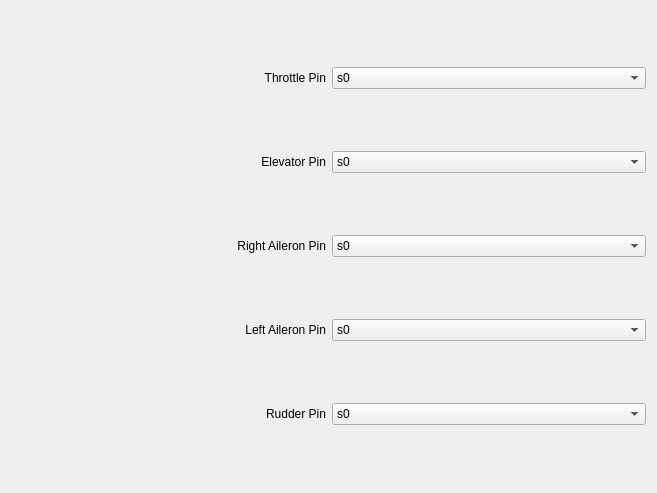
             <widget class="QWidget" name="scrollAreaWidgetContents_14">
              <property name="geometry">
               <rect>
                <x>0</x>
                <y>0</y>
                <width>657</width>
                <height>493</height>
               </rect>
              </property>
              <layout class="QGridLayout" name="gridLayout_31">
               <item row="1" column="0">
                <layout class="QHBoxLayout" name="horizontalLayout_74">
                 <item>
                  <widget class="QLabel" name="label_74">
                   <property name="text">
                    <string>Elevator Pin</string>
                   </property>
                   <property name="alignment">
                    <set>Qt::AlignRight|Qt::AlignTrailing|Qt::AlignVCenter</set>
                   </property>
                  </widget>
                 </item>
                 <item>
                  <widget class="QComboBox" name="ElevatorPin">
                   <item>
                    <property name="text">
                     <string>s0</string>
                    </property>
                   </item>
                   <item>
                    <property name="text">
                     <string>s1</string>
                    </property>
                   </item>
                   <item>
                    <property name="text">
                     <string>s2</string>
                    </property>
                   </item>
                   <item>
                    <property name="text">
                     <string>s3</string>
                    </property>
                   </item>
                   <item>
                    <property name="text">
                     <string>s4</string>
                    </property>
                   </item>
                   <item>
                    <property name="text">
                     <string>s5</string>
                    </property>
                   </item>
                   <item>
                    <property name="text">
                     <string>s6</string>
                    </property>
                   </item>
                   <item>
                    <property name="text">
                     <string>s7</string>
                    </property>
                   </item>
                   <item>
                    <property name="text">
                     <string>s8</string>
                    </property>
                   </item>
                   <item>
                    <property name="text">
                     <string>s9</string>
                    </property>
                   </item>
                   <item>
                    <property name="text">
                     <string>s10</string>
                    </property>
                   </item>
                   <item>
                    <property name="text">
                     <string>s11</string>
                    </property>
                   </item>
                   <item>
                    <property name="text">
                     <string>s12</string>
                    </property>
                   </item>
                   <item>
                    <property name="text">
                     <string>s13</string>
                    </property>
                   </item>
                   <item>
                    <property name="text">
                     <string>s14</string>
                    </property>
                   </item>
                   <item>
                    <property name="text">
                     <string>s15</string>
                    </property>
                   </item>
                  </widget>
                 </item>
                </layout>
               </item>
               <item row="4" column="0">
                <layout class="QHBoxLayout" name="horizontalLayout_91">
                 <item>
                  <widget class="QLabel" name="label_91">
                   <property name="text">
                    <string>Rudder Pin</string>
                   </property>
                   <property name="alignment">
                    <set>Qt::AlignRight|Qt::AlignTrailing|Qt::AlignVCenter</set>
                   </property>
                  </widget>
                 </item>
                 <item>
                  <widget class="QComboBox" name="RudderPin">
                   <item>
                    <property name="text">
                     <string>s0</string>
                    </property>
                   </item>
                   <item>
                    <property name="text">
                     <string>s1</string>
                    </property>
                   </item>
                   <item>
                    <property name="text">
                     <string>s2</string>
                    </property>
                   </item>
                   <item>
                    <property name="text">
                     <string>s3</string>
                    </property>
                   </item>
                   <item>
                    <property name="text">
                     <string>s4</string>
                    </property>
                   </item>
                   <item>
                    <property name="text">
                     <string>s5</string>
                    </property>
                   </item>
                   <item>
                    <property name="text">
                     <string>s6</string>
                    </property>
                   </item>
                   <item>
                    <property name="text">
                     <string>s7</string>
                    </property>
                   </item>
                   <item>
                    <property name="text">
                     <string>s8</string>
                    </property>
                   </item>
                   <item>
                    <property name="text">
                     <string>s9</string>
                    </property>
                   </item>
                   <item>
                    <property name="text">
                     <string>s10</string>
                    </property>
                   </item>
                   <item>
                    <property name="text">
                     <string>s11</string>
                    </property>
                   </item>
                   <item>
                    <property name="text">
                     <string>s12</string>
                    </property>
                   </item>
                   <item>
                    <property name="text">
                     <string>s13</string>
                    </property>
                   </item>
                   <item>
                    <property name="text">
                     <string>s14</string>
                    </property>
                   </item>
                   <item>
                    <property name="text">
                     <string>s15</string>
                    </property>
                   </item>
                  </widget>
                 </item>
                </layout>
               </item>
               <item row="3" column="0">
                <layout class="QHBoxLayout" name="horizontalLayout_90">
                 <item>
                  <widget class="QLabel" name="label_90">
                   <property name="text">
                    <string>Left Aileron Pin</string>
                   </property>
                   <property name="alignment">
                    <set>Qt::AlignRight|Qt::AlignTrailing|Qt::AlignVCenter</set>
                   </property>
                  </widget>
                 </item>
                 <item>
                  <widget class="QComboBox" name="LeftAileronPin">
                   <item>
                    <property name="text">
                     <string>s0</string>
                    </property>
                   </item>
                   <item>
                    <property name="text">
                     <string>s1</string>
                    </property>
                   </item>
                   <item>
                    <property name="text">
                     <string>s2</string>
                    </property>
                   </item>
                   <item>
                    <property name="text">
                     <string>s3</string>
                    </property>
                   </item>
                   <item>
                    <property name="text">
                     <string>s4</string>
                    </property>
                   </item>
                   <item>
                    <property name="text">
                     <string>s5</string>
                    </property>
                   </item>
                   <item>
                    <property name="text">
                     <string>s6</string>
                    </property>
                   </item>
                   <item>
                    <property name="text">
                     <string>s7</string>
                    </property>
                   </item>
                   <item>
                    <property name="text">
                     <string>s8</string>
                    </property>
                   </item>
                   <item>
                    <property name="text">
                     <string>s9</string>
                    </property>
                   </item>
                   <item>
                    <property name="text">
                     <string>s10</string>
                    </property>
                   </item>
                   <item>
                    <property name="text">
                     <string>s11</string>
                    </property>
                   </item>
                   <item>
                    <property name="text">
                     <string>s12</string>
                    </property>
                   </item>
                   <item>
                    <property name="text">
                     <string>s13</string>
                    </property>
                   </item>
                   <item>
                    <property name="text">
                     <string>s14</string>
                    </property>
                   </item>
                   <item>
                    <property name="text">
                     <string>s15</string>
                    </property>
                   </item>
                  </widget>
                 </item>
                </layout>
               </item>
               <item row="2" column="0">
                <layout class="QHBoxLayout" name="horizontalLayout_92">
                 <item>
                  <widget class="QLabel" name="label_92">
                   <property name="text">
                    <string>Right Aileron Pin</string>
                   </property>
                   <property name="alignment">
                    <set>Qt::AlignRight|Qt::AlignTrailing|Qt::AlignVCenter</set>
                   </property>
                  </widget>
                 </item>
                 <item>
                  <widget class="QComboBox" name="RightAileronPin">
                   <item>
                    <property name="text">
                     <string>s0</string>
                    </property>
                   </item>
                   <item>
                    <property name="text">
                     <string>s1</string>
                    </property>
                   </item>
                   <item>
                    <property name="text">
                     <string>s2</string>
                    </property>
                   </item>
                   <item>
                    <property name="text">
                     <string>s3</string>
                    </property>
                   </item>
                   <item>
                    <property name="text">
                     <string>s4</string>
                    </property>
                   </item>
                   <item>
                    <property name="text">
                     <string>s5</string>
                    </property>
                   </item>
                   <item>
                    <property name="text">
                     <string>s6</string>
                    </property>
                   </item>
                   <item>
                    <property name="text">
                     <string>s7</string>
                    </property>
                   </item>
                   <item>
                    <property name="text">
                     <string>s8</string>
                    </property>
                   </item>
                   <item>
                    <property name="text">
                     <string>s9</string>
                    </property>
                   </item>
                   <item>
                    <property name="text">
                     <string>s10</string>
                    </property>
                   </item>
                   <item>
                    <property name="text">
                     <string>s11</string>
                    </property>
                   </item>
                   <item>
                    <property name="text">
                     <string>s12</string>
                    </property>
                   </item>
                   <item>
                    <property name="text">
                     <string>s13</string>
                    </property>
                   </item>
                   <item>
                    <property name="text">
                     <string>s14</string>
                    </property>
                   </item>
                   <item>
                    <property name="text">
                     <string>s15</string>
                    </property>
                   </item>
                  </widget>
                 </item>
                </layout>
               </item>
               <item row="0" column="0">
                <layout class="QHBoxLayout" name="horizontalLayout_72">
                 <item>
                  <widget class="QLabel" name="label_72">
                   <property name="text">
                    <string>Throttle Pin</string>
                   </property>
                   <property name="alignment">
                    <set>Qt::AlignRight|Qt::AlignTrailing|Qt::AlignVCenter</set>
                   </property>
                  </widget>
                 </item>
                 <item>
                  <widget class="QComboBox" name="ThrottlePin">
                   <item>
                    <property name="text">
                     <string>s0</string>
                    </property>
                   </item>
                   <item>
                    <property name="text">
                     <string>s1</string>
                    </property>
                   </item>
                   <item>
                    <property name="text">
                     <string>s2</string>
                    </property>
                   </item>
                   <item>
                    <property name="text">
                     <string>s3</string>
                    </property>
                   </item>
                   <item>
                    <property name="text">
                     <string>s4</string>
                    </property>
                   </item>
                   <item>
                    <property name="text">
                     <string>s5</string>
                    </property>
                   </item>
                   <item>
                    <property name="text">
                     <string>s6</string>
                    </property>
                   </item>
                   <item>
                    <property name="text">
                     <string>s7</string>
                    </property>
                   </item>
                   <item>
                    <property name="text">
                     <string>s8</string>
                    </property>
                   </item>
                   <item>
                    <property name="text">
                     <string>s9</string>
                    </property>
                   </item>
                   <item>
                    <property name="text">
                     <string>s10</string>
                    </property>
                   </item>
                   <item>
                    <property name="text">
                     <string>s11</string>
                    </property>
                   </item>
                   <item>
                    <property name="text">
                     <string>s12</string>
                    </property>
                   </item>
                   <item>
                    <property name="text">
                     <string>s13</string>
                    </property>
                   </item>
                   <item>
                    <property name="text">
                     <string>s14</string>
                    </property>
                   </item>
                   <item>
                    <property name="text">
                     <string>s15</string>
                    </property>
                   </item>
                  </widget>
                 </item>
                </layout>
               </item>
              </layout>
             </widget>
